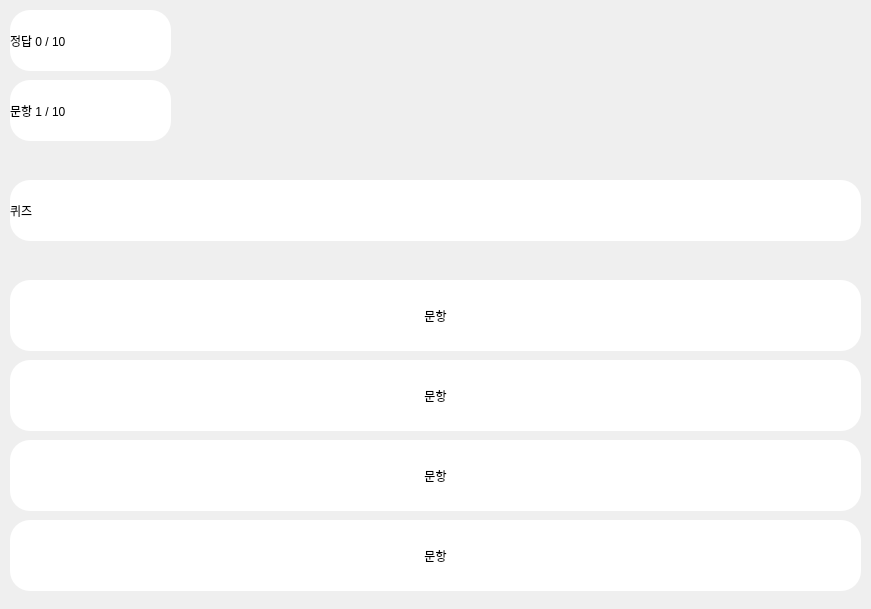
<?xml version="1.0" encoding="UTF-8"?>
<ui version="4.0">
 <class>MainWindow</class>
 <widget class="QMainWindow" name="MainWindow">
  <property name="geometry">
   <rect>
    <x>0</x>
    <y>0</y>
    <width>871</width>
    <height>609</height>
   </rect>
  </property>
  <property name="minimumSize">
   <size>
    <width>871</width>
    <height>609</height>
   </size>
  </property>
  <property name="maximumSize">
   <size>
    <width>871</width>
    <height>609</height>
   </size>
  </property>
  <property name="windowTitle">
   <string>MainWindow</string>
  </property>
  <widget class="QWidget" name="centralwidget">
   <widget class="QLabel" name="correct">
    <property name="geometry">
     <rect>
      <x>10</x>
      <y>10</y>
      <width>161</width>
      <height>61</height>
     </rect>
    </property>
    <property name="styleSheet">
     <string notr="true">border-radius:20px;
background-color: rgb(255,255,255);
front : 10pt &quot;MS Shell Dig 2&quot;;
qproperty-alignment: AlignCenter;</string>
    </property>
    <property name="text">
     <string>정답 0 / 10</string>
    </property>
   </widget>
   <widget class="QLabel" name="quizNum">
    <property name="geometry">
     <rect>
      <x>10</x>
      <y>80</y>
      <width>161</width>
      <height>61</height>
     </rect>
    </property>
    <property name="styleSheet">
     <string notr="true">border-radius:20px;
background-color: rgb(255,255,255);
front : 10pt &quot;MS Shell Dig 2&quot;;
qproperty-alignment: AlignCenter;</string>
    </property>
    <property name="text">
     <string>문항 1 / 10</string>
    </property>
   </widget>
   <widget class="QLabel" name="quiz">
    <property name="geometry">
     <rect>
      <x>10</x>
      <y>180</y>
      <width>851</width>
      <height>61</height>
     </rect>
    </property>
    <property name="minimumSize">
     <size>
      <width>851</width>
      <height>61</height>
     </size>
    </property>
    <property name="maximumSize">
     <size>
      <width>851</width>
      <height>16777215</height>
     </size>
    </property>
    <property name="styleSheet">
     <string notr="true">border-radius:20px;
background-color: rgb(255,255,255);
front : 10pt &quot;MS Shell Dig 2&quot;;
qproperty-alignment: AlignCenter;</string>
    </property>
    <property name="text">
     <string>퀴즈</string>
    </property>
   </widget>
   <widget class="QPushButton" name="ans1">
    <property name="geometry">
     <rect>
      <x>10</x>
      <y>280</y>
      <width>851</width>
      <height>71</height>
     </rect>
    </property>
    <property name="styleSheet">
     <string notr="true">border-radius:20px;
background-color: rgb(255,255,255);
front : 10pt &quot;MS Shell Dig 2&quot;;</string>
    </property>
    <property name="text">
     <string>문항</string>
    </property>
   </widget>
   <widget class="QPushButton" name="ans2">
    <property name="geometry">
     <rect>
      <x>10</x>
      <y>360</y>
      <width>851</width>
      <height>71</height>
     </rect>
    </property>
    <property name="styleSheet">
     <string notr="true">border-radius:20px;
background-color: rgb(255,255,255);
front : 10pt &quot;MS Shell Dig 2&quot;;</string>
    </property>
    <property name="text">
     <string>문항</string>
    </property>
   </widget>
   <widget class="QPushButton" name="ans3">
    <property name="geometry">
     <rect>
      <x>10</x>
      <y>440</y>
      <width>851</width>
      <height>71</height>
     </rect>
    </property>
    <property name="styleSheet">
     <string notr="true">border-radius:20px;
background-color: rgb(255,255,255);
front : 10pt &quot;MS Shell Dig 2&quot;;</string>
    </property>
    <property name="text">
     <string>문항</string>
    </property>
   </widget>
   <widget class="QPushButton" name="ans4">
    <property name="geometry">
     <rect>
      <x>10</x>
      <y>520</y>
      <width>851</width>
      <height>71</height>
     </rect>
    </property>
    <property name="styleSheet">
     <string notr="true">border-radius:20px;
background-color: rgb(255,255,255);
front : 10pt &quot;MS Shell Dig 2&quot;;</string>
    </property>
    <property name="text">
     <string>문항</string>
    </property>
   </widget>
  </widget>
 </widget>
 <resources/>
 <connections/>
</ui>
